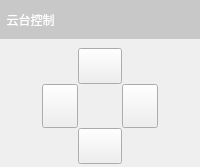
<?xml version="1.0" encoding="UTF-8"?>
<ui version="4.0">
 <class>PTZControl</class>
 <widget class="QWidget" name="PTZControl">
  <property name="geometry">
   <rect>
    <x>0</x>
    <y>0</y>
    <width>200</width>
    <height>167</height>
   </rect>
  </property>
  <property name="minimumSize">
   <size>
    <width>200</width>
    <height>122</height>
   </size>
  </property>
  <property name="maximumSize">
   <size>
    <width>200</width>
    <height>167</height>
   </size>
  </property>
  <property name="windowTitle">
   <string>Form</string>
  </property>
  <property name="styleSheet">
   <string notr="true"/>
  </property>
  <layout class="QVBoxLayout" name="verticalLayout">
   <property name="leftMargin">
    <number>0</number>
   </property>
   <property name="topMargin">
    <number>0</number>
   </property>
   <property name="rightMargin">
    <number>0</number>
   </property>
   <property name="bottomMargin">
    <number>0</number>
   </property>
   <item>
    <widget class="QLabel" name="label">
     <property name="minimumSize">
      <size>
       <width>0</width>
       <height>37</height>
      </size>
     </property>
     <property name="styleSheet">
      <string notr="true">background-color: rgb(200,200,200);
font: 75 10pt &quot;Adobe Arabic&quot;;
color: rgb(255, 255, 255);</string>
     </property>
     <property name="text">
      <string>  云台控制</string>
     </property>
    </widget>
   </item>
   <item>
    <layout class="QHBoxLayout" name="horizontalLayout">
     <property name="spacing">
      <number>0</number>
     </property>
     <item>
      <spacer name="horizontalSpacer">
       <property name="orientation">
        <enum>Qt::Horizontal</enum>
       </property>
       <property name="sizeHint" stdset="0">
        <size>
         <width>28</width>
         <height>20</height>
        </size>
       </property>
      </spacer>
     </item>
     <item>
      <widget class="QWidget" name="ptzWidget" native="true">
       <property name="sizePolicy">
        <sizepolicy hsizetype="Fixed" vsizetype="Fixed">
         <horstretch>0</horstretch>
         <verstretch>0</verstretch>
        </sizepolicy>
       </property>
       <property name="minimumSize">
        <size>
         <width>120</width>
         <height>122</height>
        </size>
       </property>
       <property name="maximumSize">
        <size>
         <width>120</width>
         <height>122</height>
        </size>
       </property>
       <property name="styleSheet">
        <string notr="true"/>
       </property>
       <layout class="QGridLayout" name="gridLayout_2">
        <property name="leftMargin">
         <number>0</number>
        </property>
        <property name="topMargin">
         <number>0</number>
        </property>
        <property name="rightMargin">
         <number>0</number>
        </property>
        <property name="bottomMargin">
         <number>0</number>
        </property>
        <property name="spacing">
         <number>0</number>
        </property>
        <item row="0" column="0">
         <layout class="QGridLayout" name="gridLayout">
          <property name="spacing">
           <number>0</number>
          </property>
          <item row="0" column="1">
           <widget class="QPushButton" name="ptzButton_T">
            <property name="sizePolicy">
             <sizepolicy hsizetype="Fixed" vsizetype="Fixed">
              <horstretch>0</horstretch>
              <verstretch>0</verstretch>
             </sizepolicy>
            </property>
            <property name="minimumSize">
             <size>
              <width>44</width>
              <height>36</height>
             </size>
            </property>
            <property name="maximumSize">
             <size>
              <width>44</width>
              <height>36</height>
             </size>
            </property>
            <property name="styleSheet">
             <string notr="true"/>
            </property>
            <property name="text">
             <string/>
            </property>
           </widget>
          </item>
          <item row="1" column="0">
           <widget class="QPushButton" name="ptzButton_L">
            <property name="sizePolicy">
             <sizepolicy hsizetype="Fixed" vsizetype="Fixed">
              <horstretch>0</horstretch>
              <verstretch>0</verstretch>
             </sizepolicy>
            </property>
            <property name="minimumSize">
             <size>
              <width>36</width>
              <height>44</height>
             </size>
            </property>
            <property name="maximumSize">
             <size>
              <width>36</width>
              <height>44</height>
             </size>
            </property>
            <property name="styleSheet">
             <string notr="true"/>
            </property>
            <property name="text">
             <string/>
            </property>
           </widget>
          </item>
          <item row="1" column="2">
           <widget class="QPushButton" name="ptzButton_R">
            <property name="sizePolicy">
             <sizepolicy hsizetype="Fixed" vsizetype="Fixed">
              <horstretch>0</horstretch>
              <verstretch>0</verstretch>
             </sizepolicy>
            </property>
            <property name="minimumSize">
             <size>
              <width>36</width>
              <height>44</height>
             </size>
            </property>
            <property name="maximumSize">
             <size>
              <width>36</width>
              <height>44</height>
             </size>
            </property>
            <property name="styleSheet">
             <string notr="true"/>
            </property>
            <property name="text">
             <string/>
            </property>
           </widget>
          </item>
          <item row="2" column="1">
           <widget class="QPushButton" name="ptzButton_B">
            <property name="sizePolicy">
             <sizepolicy hsizetype="Fixed" vsizetype="Fixed">
              <horstretch>0</horstretch>
              <verstretch>0</verstretch>
             </sizepolicy>
            </property>
            <property name="minimumSize">
             <size>
              <width>44</width>
              <height>36</height>
             </size>
            </property>
            <property name="maximumSize">
             <size>
              <width>44</width>
              <height>36</height>
             </size>
            </property>
            <property name="styleSheet">
             <string notr="true"/>
            </property>
            <property name="text">
             <string/>
            </property>
           </widget>
          </item>
         </layout>
        </item>
       </layout>
      </widget>
     </item>
     <item>
      <spacer name="horizontalSpacer_2">
       <property name="orientation">
        <enum>Qt::Horizontal</enum>
       </property>
       <property name="sizeHint" stdset="0">
        <size>
         <width>40</width>
         <height>20</height>
        </size>
       </property>
      </spacer>
     </item>
    </layout>
   </item>
  </layout>
 </widget>
 <resources/>
 <connections/>
</ui>
